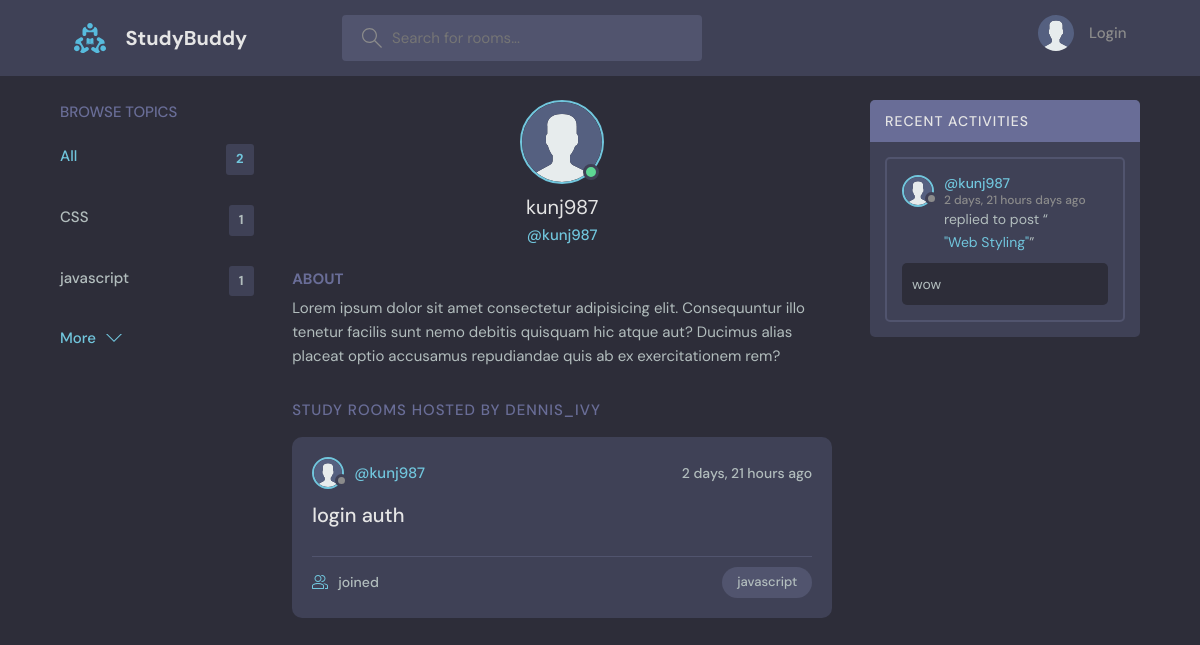
Page /user-profile/2/ on the committed database.
### base/models.py (models this page shows, shortened)
class Topic(models.Model):
    name = models.CharField(max_length=200)

class User(AbstractUser):
    name = models.CharField(max_length=200, null=True)
    email = models.EmailField(unique=True,null=True)
    bio = models.TextField(null=True)
    avatar=models.ImageField(null=True, default="avatar.svg")
    USERNAME_FIELD = 'email'
    REQUIRED_FIELDS = []

class Room(models.Model):
    host = models.ForeignKey(User, on_delete=models.SET_NULL, null=True)
    topic = models.ForeignKey(Topic, on_delete=models.SET_NULL, null=True)
    name = models.CharField(max_length=200)
    description = models.TextField(null=True, blank=True)
    participants = models.ManyToManyField(
        User, related_name='participants', blank=True)
    updated = models.DateTimeField(auto_now=True)
    created = models.DateTimeField(auto_now_add=True)
    class Meta:
        ordering = ["-updated", "-created"]
    def __str__(self):
        return self.name

class Message(models.Model):
    user = models.ForeignKey(User, on_delete=models.CASCADE)
    room = models.ForeignKey(Room, on_delete=models.CASCADE)
    body = models.TextField()
    updated = models.DateTimeField(auto_now=True)
    created = models.DateTimeField(auto_now_add=True)
    class Meta:
        ordering = ["-updated", "-created"]
    def __str__(self):
        return self.body[0:50]

### base/views.py (the view)
# urls.py: path("user-profile/<str:pk>/", views.userProfile, name="user-profile"),
def userProfile(request, pk):
    user = User.objects.get(id=pk)
    rooms = user.room_set.all()
    room_messages = user.message_set.all()
    topics = Topic.objects.all()
    context = {'user': user, 'rooms': rooms,
               'room_messages': room_messages, 'topics': topics}
    return render(request, 'base/profile.html', context)

### base/templates/base/profile.html (shortened to what this page needs)
{% extends 'main.html' %}
{% block content %}
  <main class="profile-page layout layout--3">
    <div class="container">
      {% include 'base/topics_comp.html' %}
      <div class="roomList">
        <div class="profile">
          <div class="profile__avatar">
            <div class="avatar avatar--large active">
              <img src="{{user.avatar.url}}" />
            </div>
          </div>
          <div class="profile__info">
            <h3>{{user.username}}</h3>
            <p>@{{user.username}}</p>
          </div>
          <div class="profile__about">
            <h3>About</h3>
            <p>
              Lorem ipsum dolor sit amet consectetur adipisicing elit. Consequuntur illo tenetur
              facilis sunt nemo debitis quisquam hic atque aut? Ducimus alias placeat optio
              accusamus repudiandae quis ab ex exercitationem rem?
            </p>
          </div>
        </div>
        <div class="roomList__header">
          <div>
            <h2>Study Rooms Hosted by dennis_ivy</a>
            </h2>
          </div>
        </div>
        {% include 'base/feed_comp.html' %}
      </div>
      {% include 'base/activity_comp.html' %}
    </div>
  </main>
{% endblock content %}

### templates/main.html (shortened to what this page needs)
<!DOCTYPE html>
{% load static %}
<html lang="en">
  <head>
    <link rel="stylesheet" href="{% static 'styles/style.css' %}" />
  </head>
  <body>
    {% include 'navbar.html' %}
     {% block content %}
     {% endblock %}
  </body>
</html>

### templates/navbar.html (shortened to what this page needs)
{% load static %}
<header class="header header--loggedIn">
    <div class="container">
      <a href="{% url 'home' %}" class="header__logo">
        <img src="{% static 'images/logo.svg' %}" />
        <h1>StudyBuddy</h1>
      </a>
      <form class="header__search" method="GET" action="{% url 'home' %}" >
        <label>
          <input name="q" placeholder="Search for rooms..." />
        </label>
      </form>
      <nav class="header__menu">
        {% if request.user.is_authenticated %}
        <div class="header__user">
          <a href="{% url 'update-user' %}">
            <div class="avatar avatar--medium active">
              <img src="{{request.user.avatar.url}}" />
            </div>
            <p>{{request.user.username}} <span>@{{request.user.username}}</span></p>
          </a>
          <button class="dropdown-button">
            <svg version="1.1" xmlns="http://www.w3.org/2000/svg" width="32" height="32" viewBox="0 0 32 32">
              <title>chevron-down</title>
              <path d="M16 21l-13-13h-3l16 16 16-16h-3l-13 13z"></path>
            </svg>
          </button>
        </div>
        {% else %}
        <a href="{% url 'login' %}">
          <img src="{% static 'images/avatar.svg' %}" />
          <p>Login</p>
        </a>
        {% endif %}
      </nav>
    </div>
  </header>

### base/templates/base/topics_comp.html
<div class="topics">
  <div class="topics__header">
    <h2>Browse Topics</h2>
  </div>
  <ul class="topics__list">
    <li>
      <a href="{% url 'home' %}" class="active">All <span>{{topics.count}}</span></a>
    </li>
    {% for topic in topics %}
    <li>
      <a href="{% url 'home' %}?q={{topic.name}}">{{topic.name}} <span>{{topic.room_set.all.count}}</span></a>
    </li>
    {% endfor %}
  </ul>
  <a class="btn btn--link" href="{% url 'topics' %}">
    More
    <svg
      version="1.1"
      xmlns="http://www.w3.org/2000/svg"
      width="32"
      height="32"
      viewBox="0 0 32 32"
    >
      <title>chevron-down</title>
      <path d="M16 21l-13-13h-3l16 16 16-16h-3l-13 13z"></path>
    </svg>
  </a>
</div>

### base/templates/base/feed_comp.html (shortened to what this page needs)
{% for room in rooms %}
<div class="roomListRoom">
  <div class="roomListRoom__header">
    <a href="{% url 'user-profile' room.host.id %}" class="roomListRoom__author">
      <div class="avatar avatar--small">
        <img src="{{room.host.avatar.url}}" />
      </div>
      <span>@{{room.host.username}}</span>
    </a>
    <div class="roomListRoom__actions">
      <span>{{room.created|timesince}} ago</span>
    </div>
  </div>
  <div class="roomListRoom__content">
    <a href="{% url 'room' room.id %}">{{room.name}}</a>
  </div>
  <div class="roomListRoom__meta">
    <a href="{% url 'room' room.id %}" class="roomListRoom__joined">
      {{room.paricipants.all.count}} joined
    </a>
    <p class="roomListRoom__topic">{{room.topic.name}}</p>
  </div>
</div>
{%endfor%}

### base/templates/base/activity_comp.html (shortened to what this page needs)
<div class="activities">
  <div class="activities__header">
    <h2>Recent Activities</h2>
  </div>
  {% for message in room_messages %}
  <div class="activities__box">
    <div class="activities__boxHeader roomListRoom__header">
      <a href="{% url 'user-profile' message.user.id %}" class="roomListRoom__author">
        <div class="avatar avatar--small">
          <img src="{{message.user.avatar.url}}" />
        </div>
        <p>
          @{{message.user.username}}
          <span>{{message.created|timesince}} days ago</span>
        </p>
      </a>
    </div>
    <div class="activities__boxContent">
      <p>replied to post “<a href="{% url 'room' message.room.id %}">"{{message.room}}"</a>”</p>
      <div class="activities__boxRoomContent">
        {{message}}
      </div>
    </div>
  </div>
  {% endfor %}
</div>

### rows in the picture
Topic: name "CSS", room_set.all.count "1"
Topic: name "javascript", room_set.all.count "1"
User: avatar (placeholder picture), username "kunj987"
Room: host.avatar (placeholder picture), host.username "kunj987", created "2 days, 21 hours", name "login auth", topic.name "javascript"
Message: user.avatar (placeholder picture), user.username "kunj987", created "2 days, 21 hours", room "Web Styling", body "wow"

### other values in the picture
{{ topics.count }} "2"
